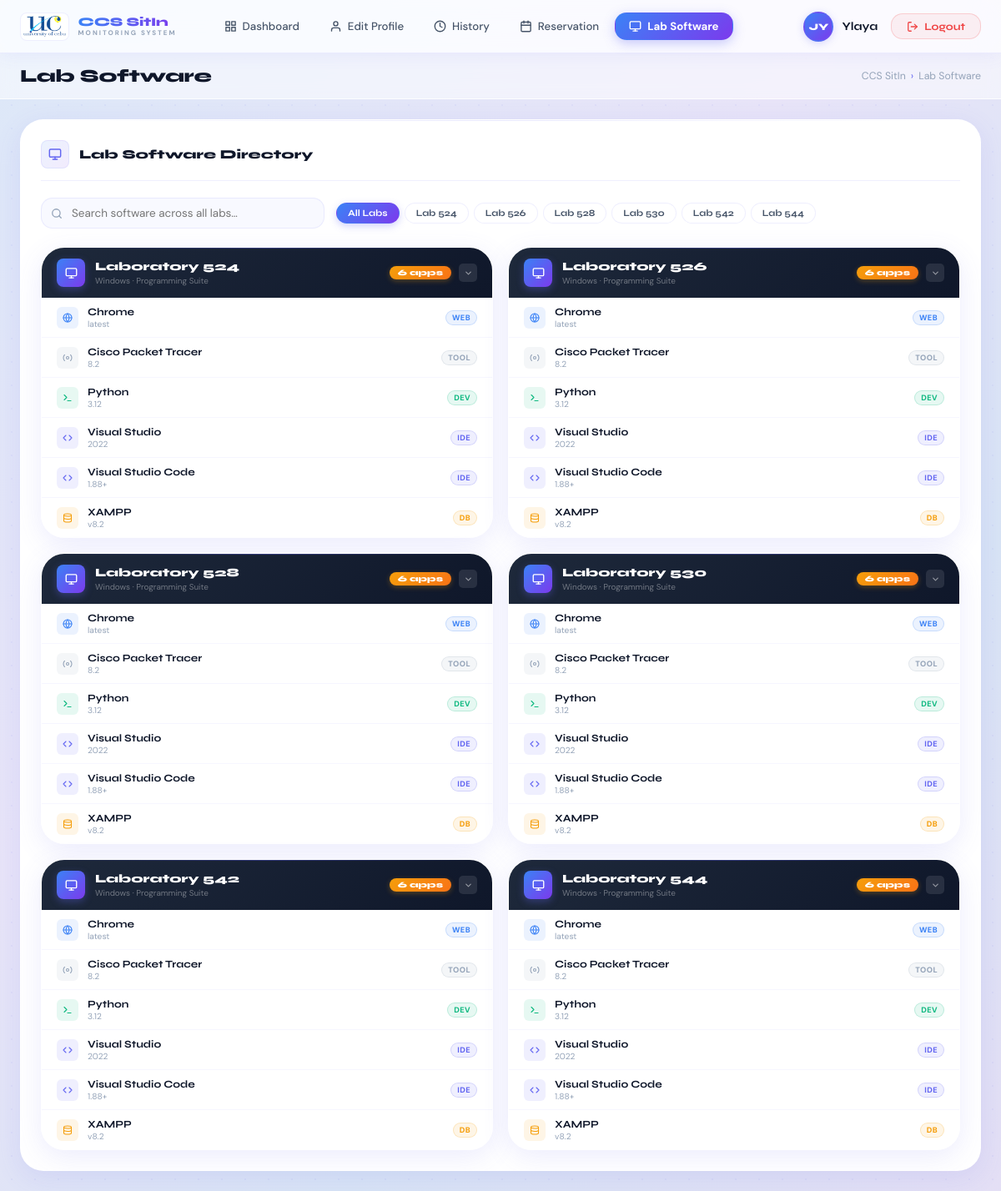
Page /student/lab-software (signed in) on the committed database.
### tables this page shows
CREATE TABLE lab_software (
            id       INTEGER PRIMARY KEY AUTOINCREMENT,
            lab      TEXT NOT NULL,
            name     TEXT NOT NULL,
            version  TEXT,
            category TEXT NOT NULL DEFAULT 'TOOL'
        );

### app.py (the view)
@app.route("/student/lab-software")
def student_lab_software():
    if "student_id" not in session:
        return redirect(url_for("login"))
    conn         = get_db()
    settings     = conn.execute("SELECT is_published FROM lab_software_settings WHERE id=1").fetchone()
    is_published = settings["is_published"] if settings else 0
    grouped      = {lab: [] for lab in ALL_LABS}
    if is_published:
        for sw in conn.execute("SELECT * FROM lab_software ORDER BY lab, name").fetchall():
            if sw["lab"] in grouped:
                grouped[sw["lab"]].append(sw)
    conn.close()
    return render_template(
        "StudentPage/lab_software_student.html",
        student          = session,
        ALL_LABS         = ALL_LABS,
        grouped_software = grouped,
        is_published     = is_published
    )

### app.py (called while the page is built)
def get_db():
    conn = sqlite3.connect(DB_PATH)
    conn.row_factory = sqlite3.Row
    return conn

### templates/StudentPage/lab_software_student.html (shortened to what this page needs)
<!DOCTYPE html>
<html>
<head>
  <link rel="stylesheet" href="{{ url_for('static', filename='dashboard.css') }}">
</head>
<body>
  <nav class="topnav">
    <div class="topnav-left">
      <div class="nav-brand">
        <img src="{{ url_for('static', filename='uclogo.png') }}" alt="UC" class="brand-logo">
        <div class="brand-text">
          <span class="brand-title">CCS SitIn</span>
          <span class="brand-sub">MONITORING SYSTEM</span>
        </div>
      </div>
      <div class="nav-tabs">
        <a href="/dashboard" class="nav-tab">
          <svg width="15" height="15" viewBox="0 0 24 24" fill="none" stroke="currentColor" stroke-width="2.2" stroke-linecap="round" stroke-linejoin="round"><rect x="3" y="3" width="7" height="7"/><rect x="14" y="3" width="7" height="7"/><rect x="3" y="14" width="7" height="7"/><rect x="14" y="14" width="7" height="7"/></svg>
          Dashboard
        </a>
        <a href="/edit_profile" class="nav-tab">
          <svg width="15" height="15" viewBox="0 0 24 24" fill="none" stroke="currentColor" stroke-width="2.2" stroke-linecap="round" stroke-linejoin="round"><path d="M20 21v-2a4 4 0 0 0-4-4H8a4 4 0 0 0-4 4v2"/><circle cx="12" cy="7" r="4"/></svg>
          Edit Profile
        </a>
        <a href="/history" class="nav-tab">
          <svg width="15" height="15" viewBox="0 0 24 24" fill="none" stroke="currentColor" stroke-width="2.2" stroke-linecap="round" stroke-linejoin="round"><circle cx="12" cy="12" r="10"/><polyline points="12 6 12 12 16 14"/></svg>
          History
        </a>
        <a href="/reservation" class="nav-tab">
          <svg width="15" height="15" viewBox="0 0 24 24" fill="none" stroke="currentColor" stroke-width="2.2" stroke-linecap="round" stroke-linejoin="round"><rect x="3" y="4" width="18" height="18" rx="2"/><line x1="16" y1="2" x2="16" y2="6"/><line x1="8" y1="2" x2="8" y2="6"/><line x1="3" y1="10" x2="21" y2="10"/></svg>
          Reservation
        </a>
        <a href="/student/lab-software" class="nav-tab active">
          <svg width="15" height="15" viewBox="0 0 24 24" fill="none" stroke="currentColor" stroke-width="2.2" stroke-linecap="round" stroke-linejoin="round"><rect x="2" y="3" width="20" height="14" rx="2"/><line x1="8" y1="21" x2="16" y2="21"/><line x1="12" y1="17" x2="12" y2="21"/></svg>
          Lab Software
        </a>
      </div>
    </div>
    <div class="topnav-right">
      <div class="nav-user">
        <div class="nav-avatar" id="nav-avatar">{{ student.firstname[0] }}{{ student.lastname[0] }}</div>
        <span class="nav-username">{{ student.lastname }}</span>
      </div>
      <a href="/logout" class="btn-logout">
        <svg width="14" height="14" viewBox="0 0 24 24" fill="none" stroke="currentColor" stroke-width="2.2" stroke-linecap="round" stroke-linejoin="round"><path d="M9 21H5a2 2 0 0 1-2-2V5a2 2 0 0 1 2-2h4"/><polyline points="16 17 21 12 16 7"/><line x1="21" y1="12" x2="9" y2="12"/></svg>
        Logout
      </a>
    </div>
  </nav>
  <div class="page-wrapper">
    <div class="breadcrumb">
      <span class="bc-title">Lab Software</span>
      <div class="bc-path"><span>CCS SitIn</span><span class="bc-sep">›</span><span>Lab Software</span></div>
    </div>
    <div class="section-content">
      <div class="panel full-panel">
        <div class="panel-header">
          <div class="panel-icon">
            <svg width="16" height="16" viewBox="0 0 24 24" fill="none" stroke="currentColor" stroke-width="2.2" stroke-linecap="round" stroke-linejoin="round"><rect x="2" y="3" width="20" height="14" rx="2"/><line x1="8" y1="21" x2="16" y2="21"/><line x1="12" y1="17" x2="12" y2="21"/></svg>
          </div>
          <h3>Lab Software Directory</h3>
        </div>
        {% if not is_published %}
        <div class="empty-state">
          <div class="empty-icon"><svg width="28" height="28" viewBox="0 0 24 24" fill="none" stroke="currentColor" stroke-width="1.5" stroke-linecap="round" stroke-linejoin="round"><rect x="2" y="3" width="20" height="14" rx="2"/><line x1="8" y1="21" x2="16" y2="21"/><line x1="12" y1="17" x2="12" y2="21"/></svg></div>
          <p>Not available yet.</p>
          <span>The admin hasn't published the software list.</span>
        </div>
        {% else %}
        <div class="sw-toolbar">
          <div class="sw-search-wrap">
            <input type="text" class="sw-search" id="swSearch" placeholder="Search software across all labs…" oninput="filterSoftware()">
          </div>
          <div class="lab-pills">
            <button class="lab-pill active" onclick="filterByLab('all',this)">All Labs</button>
            {% for lab in ALL_LABS %}
            <button class="lab-pill" onclick="filterByLab('{{ lab }}',this)">{{ lab }}</button>
            {% endfor %}
          </div>
        </div>
        <div class="labs-grid" id="labsGrid">
          {% for lab in ALL_LABS %}
          {% set sw_list = grouped_software.get(lab, []) %}
          <div class="lab-card" id="lc-{{ loop.index0 }}" data-lab="{{ lab }}">
            <div class="lab-card-hdr" onclick="toggleCard('lc-{{ loop.index0 }}')">
              <div class="lab-hdr-icon">
                <svg width="15" height="15" viewBox="0 0 24 24" fill="none" stroke="white" stroke-width="2.2" stroke-linecap="round" stroke-linejoin="round"><rect x="2" y="3" width="20" height="14" rx="2"/><line x1="8" y1="21" x2="16" y2="21"/><line x1="12" y1="17" x2="12" y2="21"/></svg>
              </div>
              <div>
                <div class="lab-hdr-name">Laboratory {{ lab.replace('Lab ','') }}</div>
                <div class="lab-hdr-sub">Windows · Programming Suite</div>
              </div>
              <div class="lab-hdr-right">
                <span class="app-pill" id="apill-{{ loop.index0 }}">{{ sw_list|length }} apps</span>
                <div class="lab-chevron">
                  <svg width="11" height="11" viewBox="0 0 24 24" fill="none" stroke="currentColor" stroke-width="2.5" stroke-linecap="round" stroke-linejoin="round"><polyline points="6 9 12 15 18 9"/></svg>
                </div>
              </div>
            </div>
            {% if sw_list %}
            <div class="lab-card-body">
              {% for sw in sw_list %}
              {% set c = sw.category|lower %}
              <div class="sw-row" data-name="{{ sw.name|lower }}" data-ver="{{ (sw.version or '')|lower }}" data-lab="{{ lab }}">
                <div class="sw-ic ic-{{ c }}">
                  {% if c=='ide' %}<svg width="12" height="12" viewBox="0 0 24 24" fill="none" stroke="currentColor" stroke-width="2.2" stroke-linecap="round" stroke-linejoin="round"><polyline points="16 18 22 12 16 6"/><polyline points="8 6 2 12 8 18"/></svg>
                  {% elif c=='web' %}<svg width="12" height="12" viewBox="0 0 24 24" fill="none" stroke="currentColor" stroke-width="2.2" stroke-linecap="round" stroke-linejoin="round"><circle cx="12" cy="12" r="10"/><line x1="2" y1="12" x2="22" y2="12"/><path d="M12 2a15.3 15.3 0 0 1 4 10 15.3 15.3 0 0 1-4 10 15.3 15.3 0 0 1-4-10 15.3 15.3 0 0 1 4-10z"/></svg>
                  {% elif c=='dev' %}<svg width="12" height="12" viewBox="0 0 24 24" fill="none" stroke="currentColor" stroke-width="2.2" stroke-linecap="round" stroke-linejoin="round"><polyline points="4 17 10 11 4 5"/><line x1="12" y1="19" x2="20" y2="19"/></svg>
                  {% elif c=='db'  %}<svg width="12" height="12" viewBox="0 0 24 24" fill="none" stroke="currentColor" stroke-width="2.2" stroke-linecap="round" stroke-linejoin="round"><ellipse cx="12" cy="5" rx="9" ry="3"/><path d="M21 12c0 1.66-4 3-9 3s-9-1.34-9-3"/><path d="M3 5v14c0 1.66 4 3 9 3s9-1.34 9-3V5"/></svg>
                  {% else %}<svg width="12" height="12" viewBox="0 0 24 24" fill="none" stroke="currentColor" stroke-width="2.2" stroke-linecap="round" stroke-linejoin="round"><circle cx="12" cy="12" r="3"/><path d="M19.07 4.93a10 10 0 0 1 0 14.14M4.93 4.93a10 10 0 0 0 0 14.14"/></svg>
                  {% endif %}
                </div>
                <div style="flex:1;min-width:0;">
                  <div class="sw-name">{{ sw.name }}</div>
                  {% if sw.version %}<div class="sw-ver">{{ sw.version }}</div>{% endif %}
                </div>
                <span class="sw-tag t-{{ c }}">{{ sw.category }}</span>
              </div>
              {% endfor %}
            </div>
            {% else %}
            <div class="lab-empty-msg">No software listed yet.</div>
            {% endif %}
          </div>
          {% endfor %}
        </div>
        {% endif %}
      </div>
    </div>
  </div>
</body>
</html>

### templates/StudentPage/lab_software_student.html (style rules this page uses)
.sw-toolbar { display:flex; align-items:center; gap:14px; flex-wrap:wrap; margin-bottom:22px; }
.sw-search-wrap { position:relative; flex:1; min-width:200px; max-width:340px; }
.sw-search { width:100%; padding:9px 14px 9px 36px; background:var(--bg-card-2); border:1.5px solid var(--border); border-radius:var(--radius-md); font-family:'DM Sans',sans-serif; font-size:0.84rem; color:var(--text-1); transition:all var(--transition); outline:none; }
.lab-pills { display:flex; gap:6px; flex-wrap:wrap; }
.lab-pill { font-family:'Syne',sans-serif; font-size:0.7rem; font-weight:700; padding:5px 13px; border-radius:99px; border:1.5px solid var(--border); background:var(--bg-card); color:var(--text-2); cursor:pointer; transition:all var(--transition); }
.lab-pill.active { background:linear-gradient(135deg,var(--blue),var(--violet)); color:white; border-color:transparent; box-shadow:0 3px 10px rgba(99,102,241,0.3); }
.labs-grid { display:grid; grid-template-columns:1fr 1fr; gap:18px; }
.lab-card { border-radius:var(--radius-xl); overflow:hidden; box-shadow:var(--shadow-md); border:1px solid rgba(255,255,255,0.9); transition:all var(--transition); }
.lab-card-hdr { background:linear-gradient(135deg,#1e293b,#0f172a); padding:13px 18px; display:flex; align-items:center; gap:12px; cursor:pointer; user-select:none; position:relative; overflow:hidden; }
.lab-card-hdr::before { content:''; position:absolute; top:0; left:0; right:0; height:1px; background:linear-gradient(90deg,transparent,rgba(99,102,241,0.4),transparent); }
.lab-hdr-icon { width:34px; height:34px; border-radius:8px; flex-shrink:0; background:linear-gradient(135deg,var(--blue),var(--violet)); display:flex; align-items:center; justify-content:center; box-shadow:0 3px 10px rgba(99,102,241,0.35); }
.lab-hdr-name { font-family:'Syne',sans-serif; font-size:0.88rem; font-weight:800; color:white; margin-bottom:2px; }
.lab-hdr-sub { font-size:0.62rem; color:rgba(255,255,255,0.38); }
.lab-hdr-right { margin-left:auto; display:flex; align-items:center; gap:9px; flex-shrink:0; }
.app-pill { font-family:'Syne',sans-serif; font-size:0.62rem; font-weight:800; padding:2px 10px; border-radius:99px; background:linear-gradient(135deg,var(--gold),#f97316); color:white; box-shadow:0 2px 6px rgba(245,158,11,0.3); }
.lab-chevron { width:22px; height:22px; border-radius:5px; background:rgba(255,255,255,0.1); display:flex; align-items:center; justify-content:center; color:rgba(255,255,255,0.5); transition:transform var(--transition); }
.lab-card-body { background:var(--bg-card); }
.sw-row { display:flex; align-items:center; gap:11px; padding:9px 18px; border-bottom:1px solid rgba(99,102,241,0.06); transition:background var(--transition); }
.sw-row:last-child { border-bottom:none; }
.sw-ic { width:26px; height:26px; border-radius:6px; flex-shrink:0; display:flex; align-items:center; justify-content:center; }
.ic-ide { background:rgba(99,102,241,0.1); color:#6366f1; }
.ic-web { background:rgba(59,130,246,0.1); color:#3b82f6; }
.ic-dev { background:rgba(16,185,129,0.1); color:#10b981; }
.ic-db { background:rgba(245,158,11,0.1); color:#f59e0b; }
.ic-tool { background:rgba(148,163,184,0.1); color:#94a3b8; }
.sw-name { font-family:'Syne',sans-serif; font-size:0.78rem; font-weight:700; color:var(--text-1); }
.sw-ver { font-size:0.64rem; color:var(--text-3); margin-top:1px; }
.sw-tag { font-size:0.58rem; font-weight:800; padding:2px 7px; border-radius:99px; letter-spacing:0.4px; flex-shrink:0; margin-left:auto; }
.t-ide { background:rgba(99,102,241,0.1); color:#6366f1; border:1px solid rgba(99,102,241,0.2); }
.t-web { background:rgba(59,130,246,0.1); color:#3b82f6; border:1px solid rgba(59,130,246,0.2); }
.t-dev { background:rgba(16,185,129,0.1); color:#10b981; border:1px solid rgba(16,185,129,0.2); }
.t-db { background:rgba(245,158,11,0.1); color:#f59e0b; border:1px solid rgba(245,158,11,0.2); }
.t-tool { background:rgba(148,163,184,0.1); color:#94a3b8; border:1px solid rgba(148,163,184,0.2); }

### rows in the picture
lab_software: name "Chrome", version "latest", category "WEB"
lab_software: name "Cisco Packet Tracer", version "8.2", category "TOOL"
lab_software: name "Python", version "3.12", category "DEV"
lab_software: name "Visual Studio", version "2022", category "IDE"
lab_software: name "Visual Studio Code", version "1.88+", category "IDE"
lab_software: name "XAMPP", version "v8.2", category "DB"
lab_software: name "Chrome", version "latest", category "WEB"
lab_software: name "Cisco Packet Tracer", version "8.2", category "TOOL"
lab_software: name "Python", version "3.12", category "DEV"
lab_software: name "Visual Studio", version "2022", category "IDE"
lab_software: name "Visual Studio Code", version "1.88+", category "IDE"
lab_software: name "XAMPP", version "v8.2", category "DB"
lab_software: name "Chrome", version "latest", category "WEB"
lab_software: name "Cisco Packet Tracer", version "8.2", category "TOOL"
lab_software: name "Python", version "3.12", category "DEV"
lab_software: name "Visual Studio", version "2022", category "IDE"
lab_software: name "Visual Studio Code", version "1.88+", category "IDE"
lab_software: name "XAMPP", version "v8.2", category "DB"
lab_software: name "Chrome", version "latest", category "WEB"
lab_software: name "Cisco Packet Tracer", version "8.2", category "TOOL"
lab_software: name "Python", version "3.12", category "DEV"
lab_software: name "Visual Studio", version "2022", category "IDE"
lab_software: name "Visual Studio Code", version "1.88+", category "IDE"
lab_software: name "XAMPP", version "v8.2", category "DB"
lab_software: name "Chrome", version "latest", category "WEB"
lab_software: name "Cisco Packet Tracer", version "8.2", category "TOOL"
lab_software: name "Python", version "3.12", category "DEV"
lab_software: name "Visual Studio", version "2022", category "IDE"
lab_software: name "Visual Studio Code", version "1.88+", category "IDE"
lab_software: name "XAMPP", version "v8.2", category "DB"
lab_software: name "Chrome", version "latest", category "WEB"
lab_software: name "Cisco Packet Tracer", version "8.2", category "TOOL"
lab_software: name "Python", version "3.12", category "DEV"
lab_software: name "Visual Studio", version "2022", category "IDE"
lab_software: name "Visual Studio Code", version "1.88+", category "IDE"
lab_software: name "XAMPP", version "v8.2", category "DB"

### other values in the picture
{{ student.firstname[0] }} "J"
{{ student.lastname[0] }} "Y"
{{ student.lastname }} "Ylaya"
{{ lab }} "Lab 524" "Lab 526" "Lab 528" "Lab 530" "Lab 542" "Lab 544"
{{ lab.replace('Lab ','') }} "524" "526" "528" "530" "542" "544"
{{ sw_list|length }} "6" "6" "6" "6" "6" "6"
